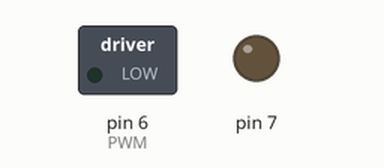
Recording of a sketch running on a simulated Arduino Uno, built with avr-gcc and run on an emulated ATmega328P. Parts: switched loads named in the sketch (green lamp = pin HIGH), output pins drawn as LEDs (lit = HIGH).

Above: at 0.05 s.
At 3.0 s:
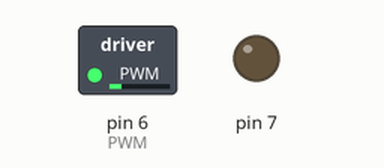
At 4.5 s:
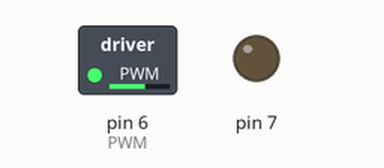
At 6.0 s:
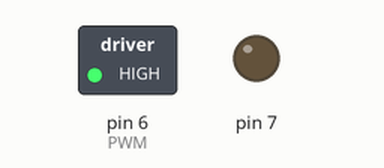
Timing chart, 0 to 7.8 s (numbered marks = the images above):
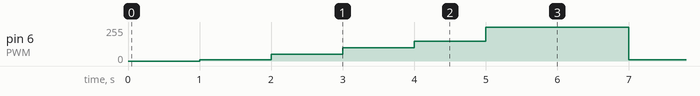

The sketch:

MotorDC_PWM.ino
```cpp
int PWM = 6;
void setup() {
  // put your setup code here, to run once:
  pinMode(7, OUTPUT);
  pinMode(PWM, OUTPUT);
  digitalWrite(7, LOW);
}

void loop() {
  // put your main code here, to run repeatedly:
  delay(1000);
  analogWrite(PWM,10);
  delay(1000);
  analogWrite(PWM,50);
  delay(1000);
  analogWrite(PWM,100);
  delay(1000);
  analogWrite(PWM,150);
  delay(1000);
  analogWrite(PWM,255);
  delay(1000);
}
```

Measured:
- by itself, pin 6 (PWM): repeats every 6.0 s: 50/255 1.0 s, 100/255 1.0 s, 150/255 1.0 s, 255/255 2.0 s, 10/255 1.0 s
